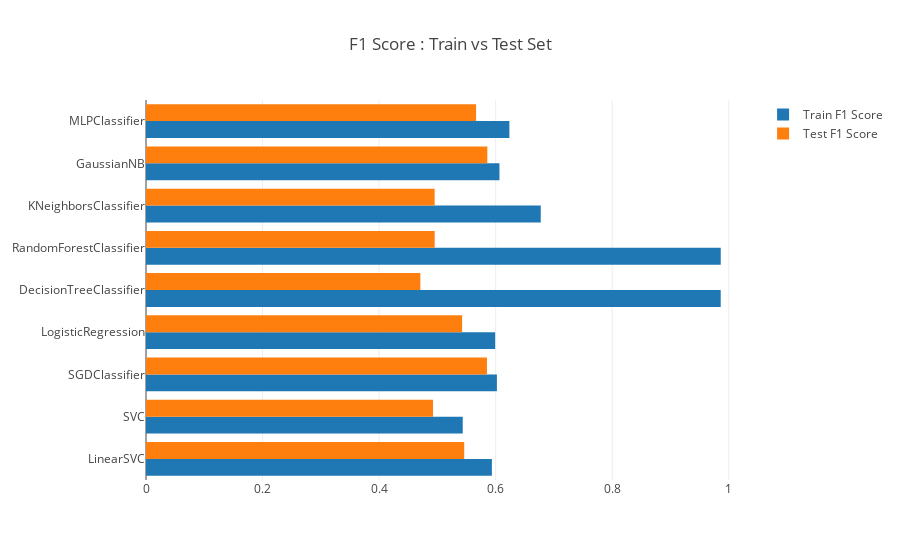

Notebook code for this chart:
### Code cell
import plotly
import plotly.plotly as py
import plotly.graph_objs as go
plotly.offline.init_notebook_mode(connected=True)

model_names=df_train.index

trace1 = go.Bar(
    x=df_train['f1_score'],
    y=model_names,
    name='Train F1 Score',
    orientation='h'
)
trace2 = go.Bar(
    x=df_test['f1_score'],
    y=model_names,
    name='Test F1 Score',
    orientation='h'
)

data = [trace1, trace2]
layout = go.Layout(
    title='F1 Score : Train vs Test Set',
    barmode='group',
    yaxis=go.layout.YAxis(
        automargin=True
    )
)

fig = go.Figure(data=data, layout=layout)
plotly.offline.iplot(fig, image_width=200, image_height=200)

### Figure 1 — Plotly figure (JSON) as saved in the notebook; plotly's stock layout.template omitted (floating-point values rounded to 4 significant figures)
{"data": [{"name": "Train F1 Score", "orientation": "h", "type": "bar", "uid": "8b3820f0-322c-4522-aff0-3cf76f0f12c5", "x": [0.5935, 0.5435, 0.6021, 0.5991, 0.9862, 0.9862, 0.6773, 0.6065, 0.6236], "y": ["LinearSVC", "SVC", "SGDClassifier", "LogisticRegression", "DecisionTreeClassifier", "RandomForestClassifier", "KNeighborsClassifier", "GaussianNB", "MLPClassifier"]}, {"name": "Test F1 Score", "orientation": "h", "type": "bar", "uid": "032610a7-34b3-4a5b-ada2-ebffb657150c", "x": [0.546, 0.4925, 0.5851, 0.5424, 0.4708, 0.4954, 0.4953, 0.5857, 0.5664], "y": ["LinearSVC", "SVC", "SGDClassifier", "LogisticRegression", "DecisionTreeClassifier", "RandomForestClassifier", "KNeighborsClassifier", "GaussianNB", "MLPClassifier"]}], "layout": {"barmode": "group", "title": {"text": "F1 Score : Train vs Test Set"}, "yaxis": {"automargin": true}}}
